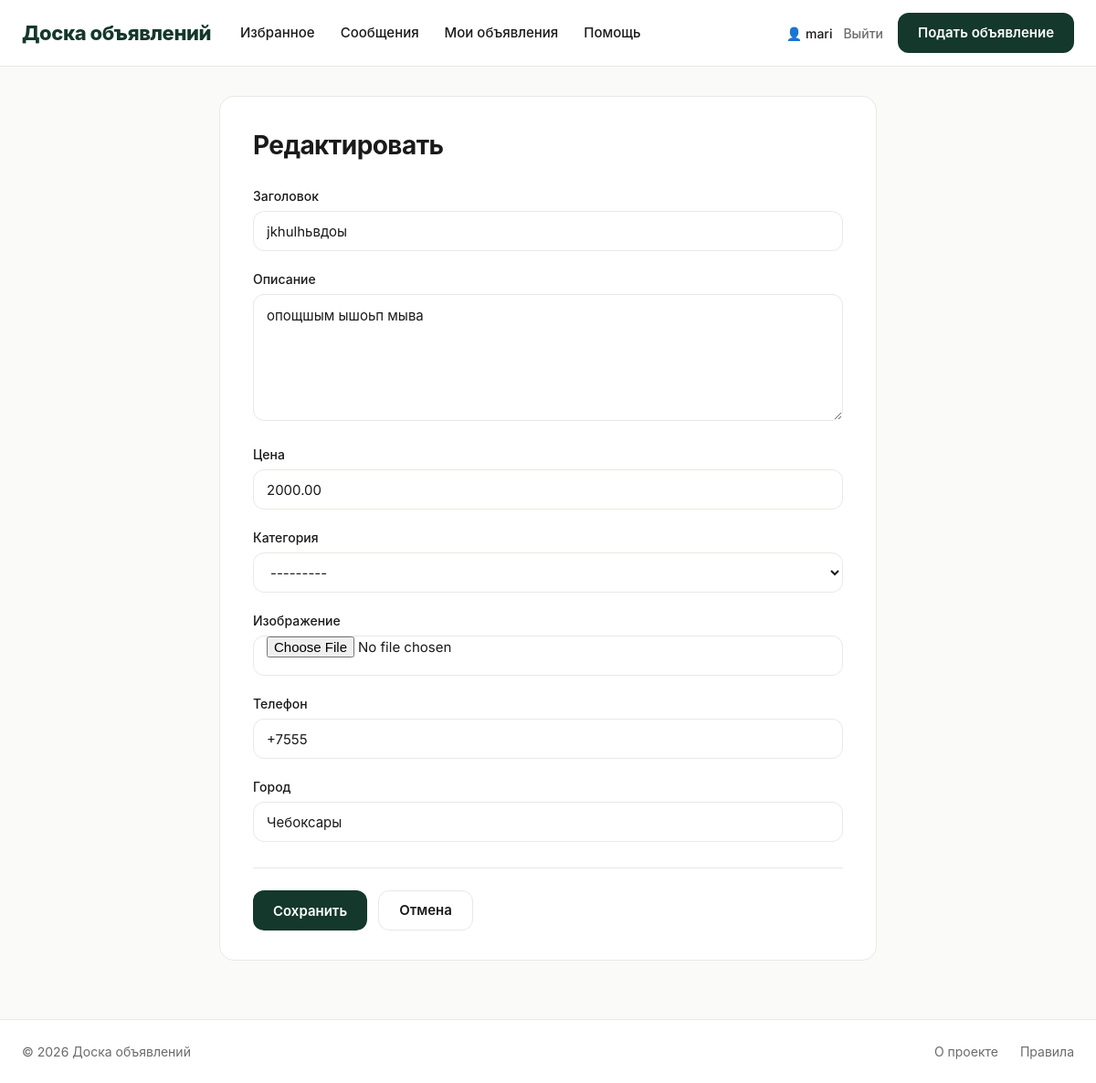
The app's page /ad/jkhulhьвдоы/edit/ (signed in) with its own data.
### ads/models.py (models this page shows, shortened)
class Ad(models.Model):
    STATUS_CHOICES = [
        ('draft', 'Черновик'),
        ('published', 'Опубликовано'),
        ('archived', 'В архиве'),
    ]
    title = models.CharField('Заголовок', max_length=200)
    slug = models.SlugField('URL', max_length=220, unique=True, blank=True, allow_unicode=True)
    description = models.TextField('Описание')
    price = models.DecimalField('Цена', max_digits=12, decimal_places=2)
    image = models.ImageField('Изображение', upload_to='ads/%Y/%m/', blank=True, null=True)
    category = models.ForeignKey(
        Category, on_delete=models.SET_NULL, null=True, blank=True,
        related_name='ads', verbose_name='Категория'
    )
    author = models.ForeignKey(
        User, on_delete=models.CASCADE, related_name='ads', verbose_name='Автор'
    )
    phone = models.CharField('Телефон', max_length=20)
    city = models.CharField('Город', max_length=100)
    status = models.CharField('Статус', max_length=20, choices=STATUS_CHOICES, default='published')
    is_moderated = models.BooleanField('Проверено модератором', default=False)
    views = models.PositiveIntegerField('Просмотры', default=0)
    created_at = models.DateTimeField('Создано', auto_now_add=True)
    updated_at = models.DateTimeField('Обновлено', auto_now=True)
    objects = AdQuerySet.as_manager()
    class Meta:
        verbose_name = 'Объявление'
        verbose_name_plural = 'Объявления'
        ordering = ['-created_at']
        indexes = [
            models.Index(fields=['-created_at']),
            models.Index(fields=['status', 'is_moderated']),
        ]

### ads/views.py (the view)
# urls.py: path('ad/<str:slug>/edit/', views.ad_edit, name='ad_edit'),
@login_required
def ad_edit(request, slug):
    ad = get_object_or_404(Ad, slug=slug, author=request.user)
    if request.method == 'POST':
        form = AdForm(request.POST, request.FILES, instance=ad)
        if form.is_valid():
            ad = form.save(commit=False)
            ad.is_moderated = False
            ad.save()
            messages.success(request, 'Объявление обновлено и отправлено на модерацию')
            return redirect('ads:my_ads')
    else:
        form = AdForm(instance=ad)
    return render(request, 'ads/ad_form.html', {'form': form, 'title': 'Редактировать'})

### ads/forms.py (shortened to what this page needs)
class AdForm(forms.ModelForm):
    class Meta:
        model = Ad
        fields = ('title', 'description', 'price', 'category', 'image', 'phone', 'city')
        widgets = {
            'title': forms.TextInput(attrs={'class': 'form-control'}),
            'description': forms.Textarea(attrs={'class': 'form-control', 'rows': 5}),
            'price': forms.NumberInput(attrs={'class': 'form-control', 'step': '0.01', 'min': 0}),
            'category': forms.Select(attrs={'class': 'form-select'}),
            'image': forms.ClearableFileInput(attrs={'class': 'form-control'}),
            'phone': forms.TextInput(attrs={'class': 'form-control', 'placeholder': '+7...'}),
            'city': forms.TextInput(attrs={'class': 'form-control'}),
        }

### ads/context_processors.py (called while the page is built)
def counters(request):
    if not request.user.is_authenticated:
        return {}
    return {
        'favorites_count': Favorite.objects.filter(user=request.user).count(),
        'unread_messages_count': Message.objects.filter(
            recipient=request.user, is_read=False
        ).count(),
    }

### ads/models.py (called while the page is built)
    def __str__(self):
        return self.name

### templates/ads/ad_form.html (shortened to what this page needs)
{% extends 'base.html' %}
{% block content %}
<div class="container">
    <div class="form-page">
        <div class="form-card">
            <h1>{{ title }}</h1>
            <form method="post" enctype="multipart/form-data">
                {% for field in form %}
                    <div class="form-row">
                        <label class="form-label" for="{{ field.id_for_label }}">{{ field.label }}</label>
                        {{ field }}
                    </div>
                {% endfor %}
                <div class="form-actions">
                    <button type="submit" class="btn-primary">Сохранить</button>
                    <a href="{% url 'ads:my_ads' %}" class="btn-secondary">Отмена</a>
                </div>
            </form>
        </div>
    </div>
</div>
{% endblock %}

### templates/base.html (shortened to what this page needs)
{% load static %}
<!DOCTYPE html>
<html lang="ru">
<head>
    <link rel="stylesheet" href="{% static 'css/style.css' %}">
</head>
<body>
<header class="site-header">
    <div class="header-inner">
        <a href="{% url 'ads:ad_list' %}" class="logo">
            <span class="logo-text">Доска объявлений</span>
        </a>
        <nav class="main-nav">
            {% if user.is_authenticated %}
                <a href="{% url 'ads:favorites' %}" class="nav-link">
                    Избранное
                </a>
                <a href="{% url 'ads:messages' %}" class="nav-link">
                    Сообщения
                </a>
                <a href="{% url 'ads:my_ads' %}" class="nav-link">Мои объявления</a>
            {% endif %}
            <a href="#" class="nav-link">Помощь</a>
        </nav>
        <div class="header-actions">
            {% if user.is_authenticated %}
                <div class="user-menu">
                    <span class="user-name">👤 {{ user.username }}</span>
                    <a href="{% url 'ads:logout' %}" class="link-quiet">Выйти</a>
                </div>
                <a href="{% url 'ads:ad_create' %}" class="btn-primary">
                    Подать объявление
                </a>
            {% else %}
                <a href="{% url 'ads:login' %}" class="link-quiet">Вход</a>
                <a href="{% url 'ads:ad_create' %}" class="btn-primary">
                    Подать объявление
                </a>
            {% endif %}
        </div>
    </div>
</header>
<main>
    {% block content %}{% endblock %}
</main>
<footer class="site-footer">
    <div class="container footer-inner">
        <div>© {% now "Y" %} Доска объявлений</div>
        <div class="footer-links">
            <a href="#">О проекте</a>
            <a href="#">Правила</a>
        </div>
    </div>
</footer>
</body>
</html>

### static/css/style.css (style rules this page uses)
:root { --green-900: #14382b; --green-800: #1a4635; --green-700: #1f5540; --green-600: #26694f; --green-500: #2e7d5f; --green-50: #eef4f0; --bg: #fafaf8; --surface: #ffffff; --line: #e8e8e4; --text: #1a1a1a; --text-2: #6b6b6b; --text-3: #9a9a9a; --radius-sm: 8px; --radius: 12px; --radius-lg: 16px; --radius-xl: 20px; --shadow-sm: 0 1px 2px rgba(20,56,43,.04); --shadow: 0 2px 12px rgba(20,56,43,.06); --shadow-lg: 0 8px 28px rgba(20,56,43,.10); --font: 'Inter', -apple-system, BlinkMacSystemFont, 'Segoe UI', sans-serif; }
*, *::before, *::after { box-sizing: border-box; }
html, body { margin: 0; padding: 0; font-family: var(--font); background: var(--bg); color: var(--text); font-size: 15px; line-height: 1.5; -webkit-font-smoothing: antialiased; }
a { color: inherit; text-decoration: none; }
.container { max-width: 1240px; margin: 0 auto; padding: 0 24px; }
.site-header { background: var(--surface); border-bottom: 1px solid var(--line); position: sticky; top: 0; z-index: 100; }
.header-inner { max-width: 1240px; margin: 0 auto; padding: 14px 24px; display: flex; align-items: center; gap: 32px; }
.logo { display: flex; align-items: center; gap: 10px; font-weight: 800; font-size: 22px; color: var(--green-900); letter-spacing: -.02em; }
.main-nav { display: flex; gap: 28px; flex: 1; }
.nav-link { color: var(--text); font-weight: 500; font-size: 15px; transition: color .15s; display: inline-flex; align-items: center; gap: 6px; }
.header-actions { display: flex; align-items: center; gap: 16px; }
.link-quiet { color: var(--text-2); font-weight: 500; transition: color .15s; }
.user-menu { display: flex; align-items: center; gap: 12px; font-size: 14px; }
.user-name { color: var(--text); font-weight: 500; }
.btn-primary { display: inline-flex; align-items: center; justify-content: center; height: 44px; padding: 0 22px; background: var(--green-900); color: #fff !important; border: none; border-radius: var(--radius); font-family: var(--font); font-weight: 600; font-size: 15px; cursor: pointer; transition: background .15s, transform .1s; }
.site-footer { border-top: 1px solid var(--line); background: var(--surface); margin-top: 40px; padding: 24px 0; color: var(--text-2); font-size: 14px; }
.footer-inner { display: flex; justify-content: space-between; align-items: center; }
.footer-links { display: flex; gap: 24px; }
.form-page { max-width: 720px; margin: 32px auto 64px; }
.form-card { background: var(--surface); border: 1px solid var(--line); border-radius: var(--radius-lg); padding: 32px 36px; }
.form-card h1 { font-size: 28px; font-weight: 700; margin: 0 0 24px; letter-spacing: -.02em; }
.form-row { margin-bottom: 20px; }
.form-label { display: block; font-weight: 500; font-size: 14px; margin-bottom: 6px; color: var(--text); }
.form-control, .form-select, textarea.form-control { width: 100%; height: 44px; padding: 0 14px; border: 1px solid var(--line); border-radius: var(--radius); background: var(--surface); font-family: var(--font); font-size: 15px; color: var(--text); outline: none; transition: border-color .15s, box-shadow .15s; }
textarea.form-control { height: auto; padding: 12px 14px; resize: vertical; min-height: 120px; line-height: 1.5; }
.btn-secondary { display: inline-flex; align-items: center; justify-content: center; height: 44px; padding: 0 22px; background: var(--surface); color: var(--text); border: 1px solid var(--line); border-radius: var(--radius); font-family: var(--font); font-weight: 600; font-size: 15px; cursor: pointer; transition: all .15s; }
.form-actions { display: flex; gap: 12px; margin-top: 28px; padding-top: 24px; border-top: 1px solid var(--line); }

### records on screen
Ad: form "jkhulhьвдоы" "опощшым ышоьп мыва" "2000.00" "---------" "+7555" "Чебоксары"

### other values on screen
{{ user.username }} "mari"
{{ title }} "Редактировать"
{{ field.label }} "Заголовок" "Описание" "Цена" "Категория" "Изображение" "Телефон" "Город"
